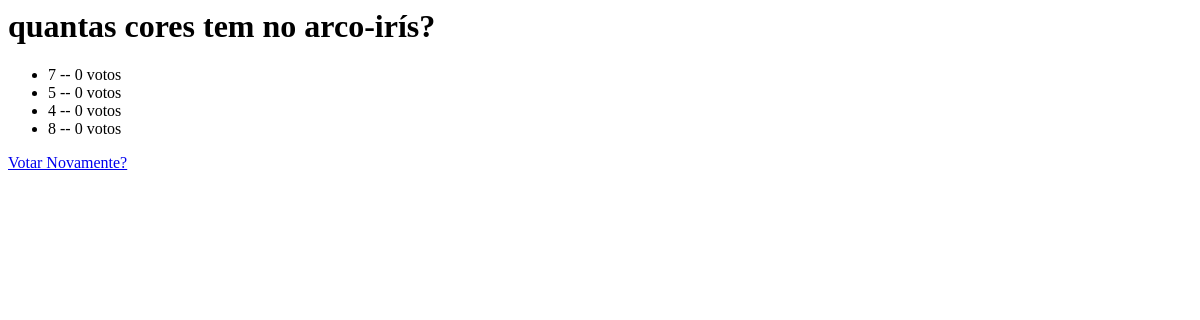
Before: /enquete/2/resultados/ with the older database file.
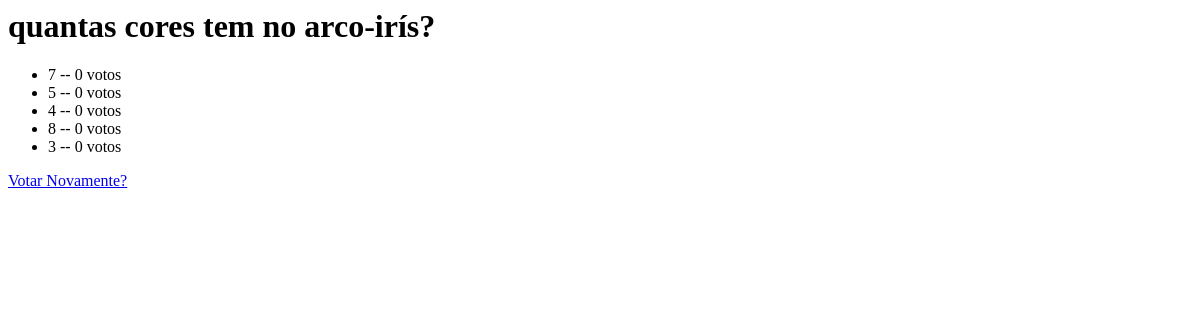
After: the same page with the newer database file.
### enquete/models.py (models this page shows, shortened)
class Resposta(models.Model):
    questao = models.ForeignKey(Questao, on_delete=models.CASCADE)
    resposta = models.CharField(max_length=200)
    votos = models.IntegerField(default=0)

### enquete/views.py (the view)
# urls.py: path("<int:questao_id>/resultados/", views.resultados, name="resultados"),
def resultados (request,questao_id):
    questao = get_object_or_404(Questao, pk=questao_id)
    return render(request, 'enquete/resultado.html', {'questao': questao})

### enquete/templates/enquete/resultado.html
<h1> {{ questao.pergunta }}</h1>
<ul>
{% for respostas in questao.resposta_set.all %}
    <li>{{ respostas.resposta }} -- {{ respostas.votos }}
    voto{{  respostas.votos|pluralize }}</li>
{% endfor%}
</ul>
<a href="{% url 'detalhe' questao.id%}"> Votar Novamente?</a>

Changed rows visible on the page:
added Resposta: resposta "3", votos "0"
